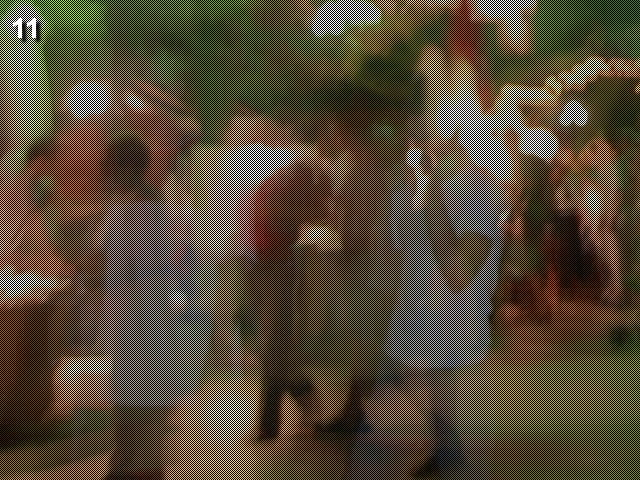
#> input picture src/PythonChanllenge/cave.jpg, 640 x 480 px
$ python level11.py   (Python 2 division)
#> lines starting #> are read from the running program, lines starting #| are printed output that depends on the picture
#!/usr/bin/python
# coding: UTF-8
"""
@author: CaiKnife

http://www.pythonchallenge.com/pc/return/5808.html
"""

from PIL import Image

src = Image.open("cave.jpg")
#> src is the input picture: PIL image 640x480 RGB; mean R, G, B 85.8, 73.7, 57.3
print "Image info:", src.format, src.size, src.mode
#| Image info: JPEG (640, 480) RGB
w, h = src.size[0], src.size[1]
#> w = 640; h = 480
new = Image.new(src.mode, (w // 2, h))
#> new: PIL image 320x480 RGB; every value is 0

for i in range(w * h):
    y, x = divmod(i, w)
    p = src.getpixel((x, y))
    if i % 2:  # even==info, odd==photo
        new.putpixel((x / 2, y / 2 + h // 2), p)
    else:
        new.putpixel((x / 2, y / 2), p)
#> this loop made 307200 passes
#> p on passes 1 to 3: (0, 20, 0), (142, 180, 105), (0, 20, 0)
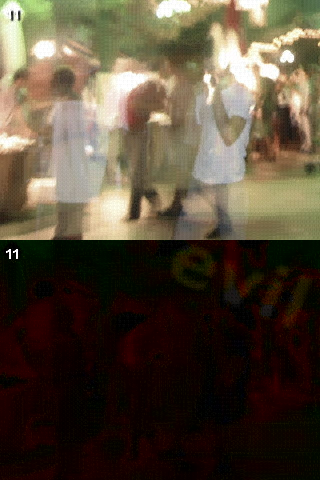
#> new: PIL image 320x480 RGB; mean R, G, B 85.8, 73.8, 57.3

new.save("11.jpg")
